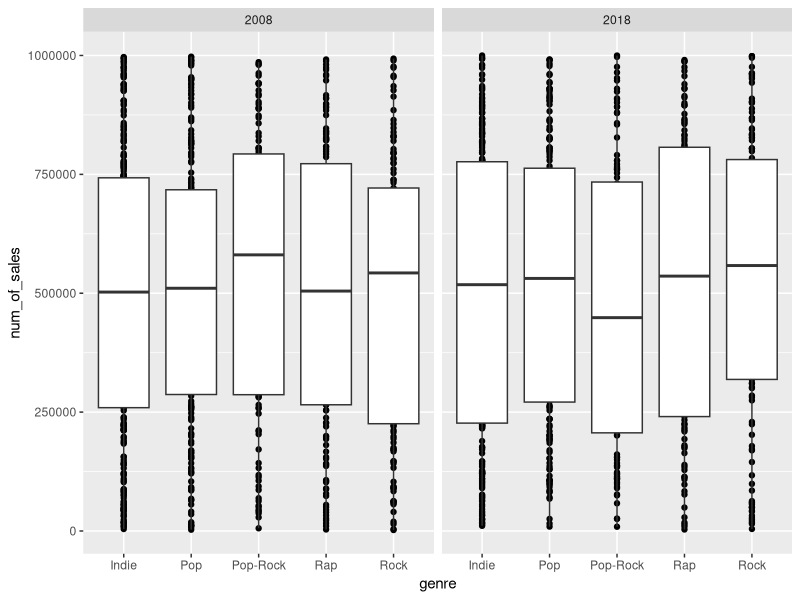
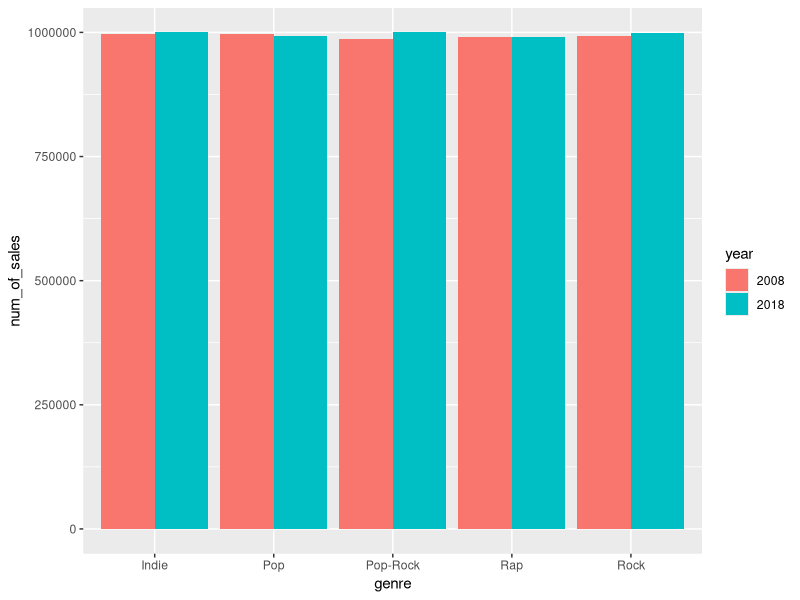
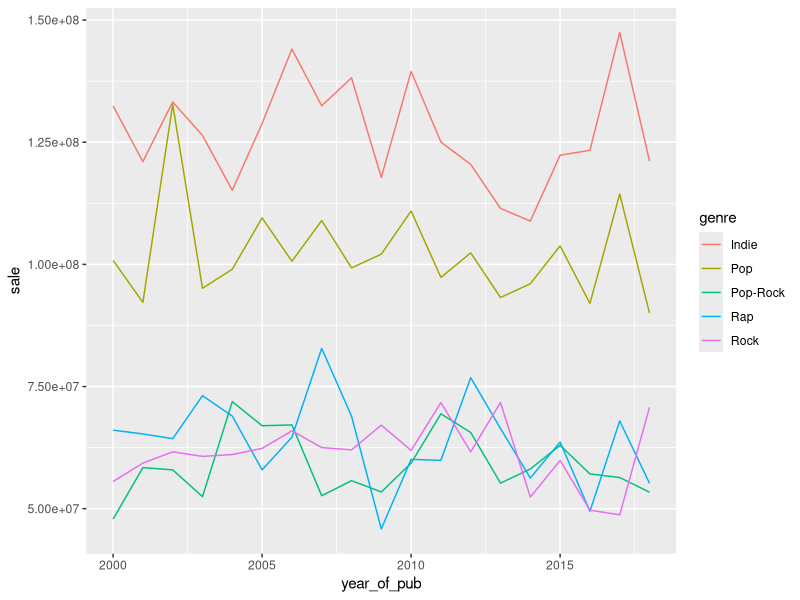
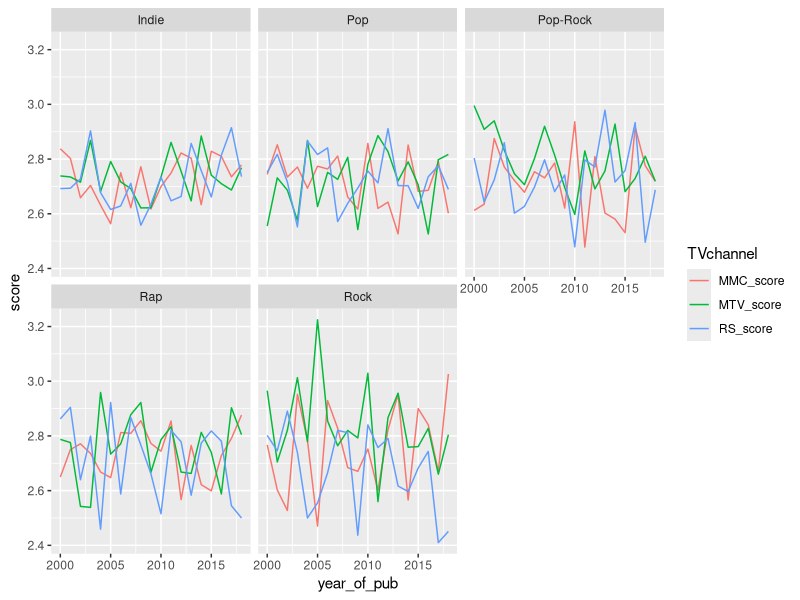
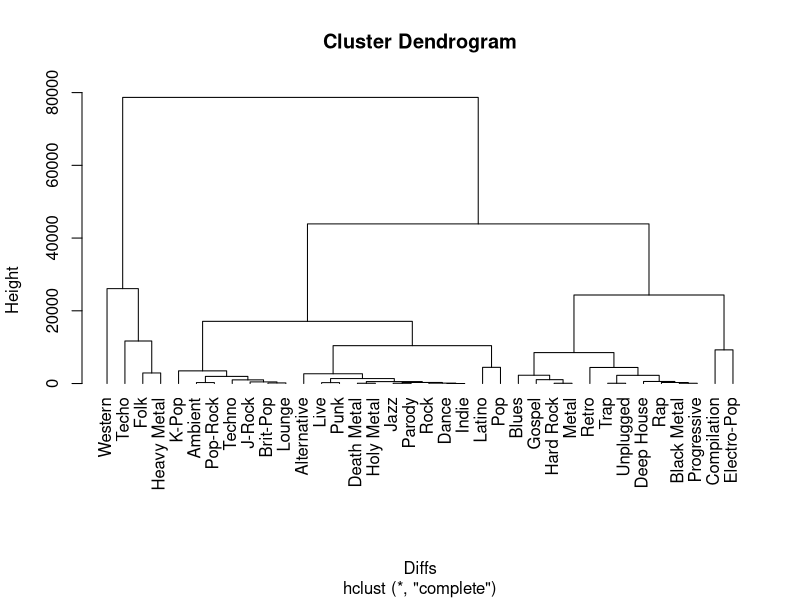

Write the R code that produced these figures, in order.
## ---- chunk 1
# clean up the RStudio environment 
rm(list = ls())

# load all packages here
library(dplyr)
library(tidyverse)
library(ggplot2)
library(tibble)
## ---- chunk 2
# The code chunk below loads the data.
album <- read.csv("albums.csv")
artist <- read.csv("artists.csv")
## ---- chunk 3
head(album)
head(artist)
## ---- chunk 4
str(album)
str(artist)
## ---- chunk 5
album %>%
  arrange(artist_id) %>%
  head(10)

head(artist)

#The joined data frame named new here.
new <- left_join(album,artist,by = c("artist_id" = "id"))
head(new)

# inspect the joined data frame.
str(new)

## ---- chunk 6
new %>%
  group_by(genre) %>%
  mutate(sales = as.numeric(num_of_sales)) %>%
  summarise(sale_count = sum(sales)) %>%
  arrange(desc(sale_count))

## ---- chunk 7
# Draw a box plot graph that displays the five gruops' difference of sales in 2008 and 2018.
new %>%
  filter(genre %in% c("Indie","Pop","Rap","Rock","Pop-Rock"),
         year_of_pub %in%  c("2018","2008")) %>%
  select(genre, year_of_pub, num_of_sales) %>%
  ggplot( aes(x = genre, y = num_of_sales )) +
  geom_point() +
  geom_boxplot() +
  facet_wrap(~year_of_pub)
## ---- chunk 8
# Box plot might be a little hard to see, here is the side by side bar graph:

new %>%
  filter(genre %in% c("Indie","Pop","Rap","Rock","Pop-Rock"),
         year_of_pub %in%  c(2008,2018)) %>%
  select(genre, year_of_pub, num_of_sales)%>%
  mutate(year = as.factor(year_of_pub)) %>%
  ggplot( aes(x= genre, y= num_of_sales ,fill = year)) +
  geom_bar(stat = "identity", position = "dodge")

## ---- chunk 9
new %>% 
  filter(genre %in% c("Indie","Pop","Rap","Rock","Pop-Rock")) %>%
  select(genre,year_of_pub,num_of_sales) %>% 
  group_by(genre, year_of_pub) %>%
  summarise(sale = sum(num_of_sales)) %>%
  ggplot( aes(year_of_pub ,sale ) ) +
  geom_line( aes(color = genre) )

## ---- chunk 10

new %>%
  filter(genre %in% c("Indie","Pop","Rap","Rock","Pop-Rock")) %>%
  select(genre,year_of_pub, rolling_stone_critic, mtv_critic, music_maniac_critic) %>%
  group_by(genre,year_of_pub) %>%
  summarise( RS_score = mean(rolling_stone_critic),
             MTV_score = mean(mtv_critic),
             MMC_score = mean(music_maniac_critic)) %>%
  pivot_longer(cols = ends_with("score"), names_to = "TVchannel",values_to = "score") %>%
  ggplot( aes (x= year_of_pub , y = score ) ) + 
  geom_line( aes (color = TVchannel) ) + 
  facet_wrap( ~ genre)


## ---- chunk 11
cluster <- 
  new %>%
  select(genre, year_of_pub, num_of_tracks, num_of_sales, rolling_stone_critic, mtv_critic, music_maniac_critic) %>%
  group_by(genre) %>%
  summarise( avg_tracks = mean(num_of_tracks),
             avg_sales = mean(num_of_sales),
             avg_RS = mean(rolling_stone_critic),
             avg_MTV = mean(mtv_critic),
             avg_MMC = mean(music_maniac_critic))


cluster <- column_to_rownames(cluster, var = "genre")

Diffs <- dist(cluster)
hc <- hclust(Diffs)
plot(hc, hang=-1)


